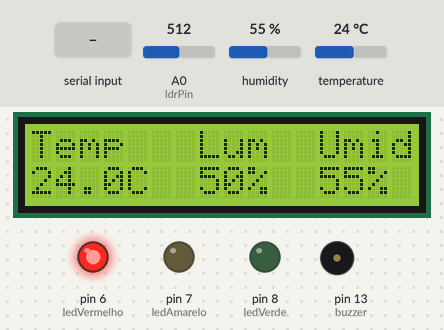
The sketch below on a simulated Arduino Uno, built with avr-gcc and run on an emulated ATmega328P. Shown: 16×2 character LCD, output pins drawn as LEDs (lit = HIGH), buzzer (waves = sounding). Inputs (shaded band) come from the test bench; at power-on: temperature 24 °C, A0 (ldrPin) = 512, humidity 55 %. The local clock reads 2024-03-15 10:24:30 at power-on unless the sketch sets it; EEPROM starts erased; what the sketch prints to the serial monitor is not drawn.

Above: at 13.8 s.
13.9 s: "QUENTE\n" received over Serial
23.9 s: temperature set to 16.8 °C
At 29.8 s:
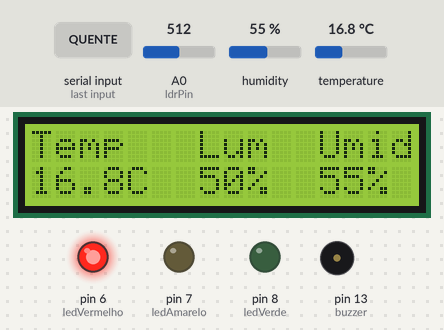
43.7 s: temperature set to 15.4 °C
At 59.2 s:
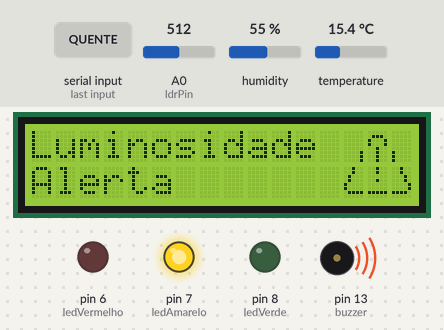
64.4 s: A0 (ldrPin) set to 424
At 73.5 s:
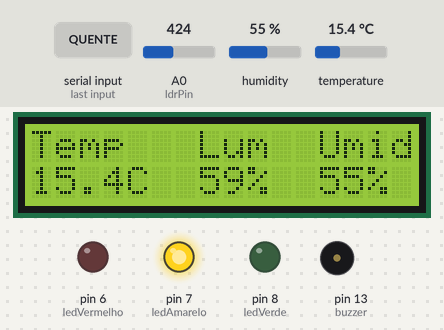
80.0 s: A0 (ldrPin) set to 400
At 88.2 s:
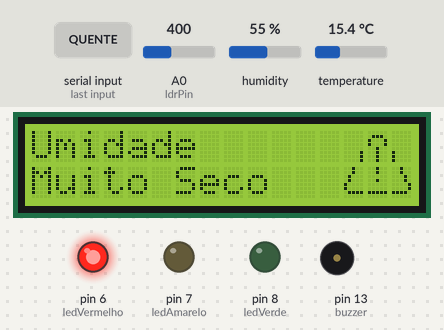
Timing chart, 0 to 97.7 s (numbered marks = the images above; inputs shaded):
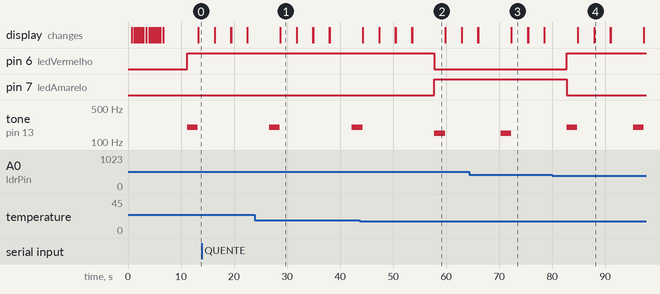

The sketch:

sketch.ino
```cpp
// Bibliotecas necessárias
#include <LiquidCrystal_I2C.h> // Controle do display LCD com interface I2C
#include "DHT.h"               // Sensor de temperatura e umidade
#include <RTClib.h>            // Relógio de tempo real (RTC)
#include <EEPROM.h>            // Memória EEPROM

// --- Configurações gerais ---
#define LOG_OPTION 1
#define SERIAL_OPTION 1
#define UTC_OFFSET -3          // Fuso horário (-3 para Brasília)

#define DHTPIN 2               // Pino onde o DHT22 está conectado
#define DHTTYPE DHT22          // Tipo do sensor DHT
DHT dht(DHTPIN, DHTTYPE);      // Instancia o sensor

const int ldrPin = A0;         // Pino do LDR (sensor de luz)

// Inicializa o display LCD 16x2 no endereço I2C 0x27
LiquidCrystal_I2C lcd(0x27, 16, 2);
RTC_DS1307 RTC;                // Relógio de tempo real

// --- LEDs, buzzer e botões ---
const int ledVerde = 8;
const int ledAmarelo = 7;
const int ledVermelho = 6;
const int buzzer = 13;

// --- Variáveis para EEPROM e configuração ---
int endereco = 5; // Endereço atual de gravação na EEPROM
const int numMedicoes = 10;           // Número de amostras para média
int tempoEntreRegistros = 10000;      // Intervalo entre registros em milissegundos
int menu = 0; // Menu inicial

// --- Caracteres personalizados (animações e alerta) ---
// (Cada conjunto define um frame de animação no LCD)

// --- Quadro 1 da animação ---
byte image17a[8] = {B01100, B01000, B10000, B00000, B00000, B00000, B00000, B00000};
byte image01a[8] = {B00000, B00000, B00001, B00010, B00010, B00100, B00100, B00100};
byte image02a[8] = {B00111, B11000, B00100, B00010, B00001, B00010, B00100, B00000};
byte image03a[8] = {B00000, B11000, B00100, B00010, B00010, B00001, B00000, B00000};
byte image04a[8] = {B00000, B00000, B00000, B00000, B00000, B00000, B10000, B01000};
byte image20a[8] = {B11000, B01000, B10000, B00000, B00000, B00000, B00000, B00000};
byte image19a[8] = {B10101, B01010, B00000, B01111, B11000, B10000, B00000, B00000};
byte image18a[8] = {B00100, B00011, B00000, B00000, B00000, B00001, B00001, B00001};

// --- Quadro 2 da animação ---
byte image17b[8] = {B01100, B01000, B10000, B00000, B00000, B00000, B00000, B00000};
byte image01b[8] = {B00000, B00000, B00001, B00010, B00010, B00100, B00100, B00100};
byte image02b[8] = {B00111, B11000, B00000, B01110, B10101, B01110, B00000, B00000};
byte image03b[8] = {B00000, B11000, B00100, B00010, B00010, B00001, B00000, B00000};
byte image04b[8] = {B00100, B00100, B00100, B00000, B00100, B00000, B10000, B01000};
byte image20b[8] = {B11000, B01000, B10000, B00000, B00000, B00000, B00000, B00000};
byte image19b[8] = {B10101, B01010, B00000, B01111, B11000, B10000, B00000, B00000};
byte image18b[8] = {B00100, B00011, B00000, B00000, B00000, B00001, B00001, B00001};

// Símbolo Alerta
byte image31[8] = {B00100, B00100, B00000, B00100, B00000, B00000, B11111, B00000};
byte image30[8] = {B00100, B00100, B01000, B01000, B10000, B10000, B01111, B00000};
byte image32[8] = {B00100, B00100, B00010, B00010, B00001, B00001, B11110, B00000};
byte image14[8] = {B00000, B00000, B00000, B00000, B00000, B00001, B00001, B00001};
byte image16[8] = {B00000, B00000, B00000, B00000, B00000, B10000, B10000, B10000};
byte image15[8] = {B00000, B01110, B10001, B10001, B00100, B00100, B00100, B00100};

// Função que ícone de alerta no LCD
void alertImage() {
  lcd.createChar(0, image31);
  lcd.createChar(1, image30);
  lcd.createChar(2, image32);
  lcd.createChar(3, image14);
  lcd.createChar(4, image16);
  lcd.createChar(5, image15);

  lcd.setCursor(14, 1);
  lcd.write(byte(0));
  lcd.setCursor(13, 1);
  lcd.write(byte(1));
  lcd.setCursor(15, 1);
  lcd.write(byte(2));
  lcd.setCursor(13, 0);
  lcd.write(byte(3));
  lcd.setCursor(15, 0);
  lcd.write(byte(4));
  lcd.setCursor(14, 0);
  lcd.write(byte(5));
}

// --- Função para exibir o quadro atual ---
void desenhaLogoFrame(byte* f0, byte* f1, byte* f2, byte* f3, byte* f4, byte* f5, byte* f6, byte* f7) {
  lcd.createChar(0, f0);
  lcd.createChar(1, f1);
  lcd.createChar(2, f2);
  lcd.createChar(3, f3);
  lcd.createChar(4, f4);
  lcd.createChar(5, f5);
  lcd.createChar(6, f6);
  lcd.createChar(7, f7);

  lcd.setCursor(0, 1); lcd.write(byte(0));
  lcd.setCursor(0, 0); lcd.write(byte(1));
  lcd.setCursor(1, 0); lcd.write(byte(2));
  lcd.setCursor(2, 0); lcd.write(byte(3));
  lcd.setCursor(3, 0); lcd.write(byte(4));
  lcd.setCursor(3, 1); lcd.write(byte(5));
  lcd.setCursor(2, 1); lcd.write(byte(6));
  lcd.setCursor(1, 1); lcd.write(byte(7));
}

unsigned long ultimoLog = 0; // Guarda o tempo da última gravação

// Exibe os registros gravados na EEPROM via Serial
void historicoDados() {
  Serial.println("================= Histórico de Dados ===================");
  for (int address = 3; address < endereco; address += 7) {
    // Exemplo de leitura dos primeiros 6 bytes
    unsigned long timestamp;
    EEPROM.get(address, timestamp);
    // Lê od dados dos sensores
    byte tempLida = EEPROM.read(address + 4);
    byte umidLida = EEPROM.read(address + 5);
    byte luzLida = EEPROM.read(address + 6);

    DateTime dt(timestamp); // Converte timestamp para data/hora

    // Imprime no formato dd/mm/yyyy hh:mm:ss
    Serial.print(dt.day());
    Serial.print("/");
    Serial.print(dt.month());
    Serial.print("/");
    Serial.print(dt.year());
    Serial.print(" ");
    Serial.print(dt.hour() < 10 ? "0" : ""); // Adiciona zero à esquerda se hora for menor que 10
    Serial.print(dt.hour());
    Serial.print(":");
    Serial.print(dt.minute() < 10 ? "0" : ""); // Adiciona zero à esquerda se minuto for menor que 10
    Serial.print(dt.minute());
    Serial.print(":");
    Serial.print(dt.second() < 10 ? "0" : ""); // Adiciona zero à esquerda se segundo for menor que 10
    Serial.print(dt.second());
    Serial.print(" | ");

    Serial.print("Temperatura: ");
    Serial.print(tempLida);
    Serial.print(" C | ");

    Serial.print("Umidade: ");
    Serial.print(umidLida);
    Serial.print("% | ");

    Serial.print("Luz: ");
    Serial.print(luzLida);
    Serial.println("%");
  }

  Serial.print("\n");
}

// Exibe mensagem de alerta no LCD
void exibeAlerta(String linha1, String linha2) {
  lcd.clear();
  lcd.setCursor(0, 0);
  lcd.print(linha1);
  lcd.setCursor(0, 1);
  lcd.print(linha2);
  alertImage();
  delay(3000);
}

// ----- Setup -----
void setup() {
  pinMode(ledVerde, OUTPUT);
  pinMode(ledAmarelo, OUTPUT);
  pinMode(ledVermelho, OUTPUT);
  pinMode(buzzer, OUTPUT);

  lcd.init();   // Inicialização do LCD
  lcd.clear();
  lcd.backlight();  // Ligando o backlight do LCD

  // --- Mostrar quadro 1 ---
  desenhaLogoFrame(image17a, image01a, image02a, image03a, image04a, image20a, image19a, image18a);
  delay(500);

  // --- Mostrar quadro 2 ---
  desenhaLogoFrame(image17b, image01b, image02b, image03b, image04b, image20b, image19b, image18b);
  delay(500);

  // Mensagem ao lado do desenho
  lcd.setCursor(5, 0);
  lcd.print("D");
  delay(200);
  lcd.print("e");
  delay(200);
  lcd.print("v");
  delay(200);
  lcd.print("Z");
  delay(200);
  lcd.print("i");
  delay(200);
  lcd.print("l");
  delay(200);
  lcd.print("l");
  delay(200);
  lcd.print("a");
  delay(200);

  // --- Mostrar quadro 1 ---
  desenhaLogoFrame(image17a, image01a, image02a, image03a, image04a, image20a, image19a, image18a);
  delay(500);

  // --- Mostrar quadro 2 ---
  desenhaLogoFrame(image17b, image01b, image02b, image03b, image04b, image20b, image19b, image18b);
  delay(500);

  lcd.setCursor(5, 1);
  lcd.print("B");
  delay(200);
  lcd.print("e");
  delay(200);
  lcd.print("m");
  delay(200);
  lcd.print("-");
  delay(200);
  lcd.print("V");
  delay(200);
  lcd.print("i");
  delay(200);
  lcd.print("n");
  delay(200);
  lcd.print("d");
  delay(200);
  lcd.print("o");
  delay(200);
  lcd.print("!");
  delay(200);

  // --- Mostrar quadro 1 ---
  desenhaLogoFrame(image17a, image01a, image02a, image03a, image04a, image20a, image19a, image18a);
  delay(500);

  // --- Mostrar quadro 2 ---
  desenhaLogoFrame(image17b, image01b, image02b, image03b, image04b, image20b, image19b, image18b);
  delay(500);

  // Inicializa Serial, sensor DHT, RTC
  Serial.begin(9600);
  dht.begin();
  RTC.begin();
  RTC.adjust(DateTime(F(__DATE__), F(__TIME__)));

  // Recupera configurações da EEPROM
  EEPROM.get(0, endereco);
  EEPROM.get(1, tempoEntreRegistros);

  // Validação dos valores
  if (endereco < 5 || endereco >= EEPROM.length() - 7) {
    endereco = 5;
  }
  if (tempoEntreRegistros = 0) {
    tempoEntreRegistros = 10000;
  }

  // Exibe menu inicial no Serial
  Serial.println("============ Menu ============");
  Serial.print("[0] Menu - [1] Registros - [2] - Histórico - [3] - Configurar o tempo");
  Serial.print("\n");
  Serial.print("\n");

  delay(3000);
}


// --- Loop principal ---
void loop() {
  DateTime now = RTC.now();

  // Calculando o deslocamento do fuso horário
  int offsetSeconds = UTC_OFFSET * 3600; // Convertendo horas para segundos
  now = now.unixtime() + offsetSeconds; // Adicionando o deslocamento ao tempo atual

  int somaLDR = 0;
  float somaTemp = 0;
  float somaUmi = 0;

  // Faz médias de 10 leituras
  for (int i = 0; i < numMedicoes; i++) {
    somaLDR += analogRead(ldrPin);
    somaTemp += dht.readTemperature();
    somaUmi += dht.readHumidity();
    delay(100);
  }

  // Calcula médias
  int mediaLDR = somaLDR / numMedicoes;
  float temp = somaTemp / numMedicoes;
  float umid = somaUmi / numMedicoes;
  int luzPercent = map(mediaLDR, 8, 1015, 100, 0);

  // Status de cada variável
  String statusTemp = (temp >= 10 && temp <= 16) ? "OK" : (temp < 10 ? "FRIO" : "QUENTE");
  String statusUmi = (umid >= 60 && umid <= 80) ? "OK" : (umid < 60 ? "SECA" : "UMIDA");
  String statusLuz = (luzPercent <= 40) ? "OK" : (luzPercent <= 60 ? "ALERTA" : "CRITICO");

  // Lógica de alerta geral
  digitalWrite(ledVerde, LOW);
  digitalWrite(ledAmarelo, LOW);
  digitalWrite(ledVermelho, LOW);
  noTone(buzzer);

  // Liga LED/buzzer conforme status
  if (statusTemp != "OK" || statusUmi != "OK" || statusLuz != "OK") {
    if (statusTemp == "QUENTE" || statusUmi == "UMIDA" || statusLuz == "CRITICO") {
      digitalWrite(ledVermelho, HIGH);
      tone(buzzer, 200);
    } else {
      digitalWrite(ledAmarelo, HIGH);
      tone(buzzer, 150);
    }
    delay(2000);
    noTone(buzzer);
  } else {
    digitalWrite(ledVerde, HIGH);
  }

  // Exibir dados no LCD
  lcd.clear();
  lcd.setCursor(0, 0);
  lcd.print("Temp   Lum  Umid");
  lcd.setCursor(0, 1);
  lcd.print(temp, 1);
  lcd.print("C");
  lcd.print("  ");
  lcd.setCursor(7, 1);
  lcd.print(luzPercent);
  lcd.print("%  ");
  lcd.setCursor(12, 1);
  lcd.print(umid, 0);
  lcd.print("%");

  // Se menu == 1, mostra também no Serial
  if (menu == 1) {
    Serial.print(now.day());
    Serial.print("/");
    Serial.print(now.month());
    Serial.print("/");
    Serial.print(now.year());
    Serial.print(" ");
    Serial.print(now.hour() < 10 ? "0" : ""); // Adiciona zero à esquerda se hora for menor que 10
    Serial.print(now.hour());
    Serial.print(":");
    Serial.print(now.minute() < 10 ? "0" : ""); // Adiciona zero à esquerda se minuto for menor que 10
    Serial.print(now.minute());
    Serial.print(":");
    Serial.print(now.second() < 10 ? "0" : ""); // Adiciona zero à esquerda se segundo for menor que 10
    Serial.print(now.second());
    Serial.print(" | ");

    Serial.print("Temperatura: ");
    Serial.print(temp);
    Serial.print(" C | ");

    Serial.print("Umidade: ");
    Serial.print(umid);
    Serial.print("% | ");

    Serial.print("Luz: ");
    Serial.print(luzPercent);
    Serial.println("%");
  }

  delay(3000);

  // Leitura do Serial (controle do menu)
  if (Serial.available() > 0 && menu != 3) {
    String input = Serial.readStringUntil('\n');
    input.trim();

    if (input == "1") {
      menu = 1;
    } else if (input == "2") {
      menu = 2;
    } else if (input == "3") {
      menu = 3;
    } else if (input == "0") {
      menu = 0;
    } else {
      for (int i = 0; i < 20; i++) {
        Serial.println();
      }
      Serial.println("Número inválido.");
    }
  }

  // Exibe histórico
  else if (menu == 2) {
    for (int i = 0; i < 20; i++) {
      Serial.println();
    }

    historicoDados();
  }
  // Exibe menu
  else if (menu == 0) {
    for (int i = 0; i < 20; i++) {
      Serial.println();
    }

    Serial.println("============ Menu ============");
    Serial.print("[0] Menu - [1] Registros - [2] - Histórico - [3] - Configurar o tempo");
    Serial.print("\n");
    Serial.print("\n");
  }
  // Configura tempo entre registros
  else if (menu == 3) {
      for (int i = 0; i < 20; i++) {
        Serial.println();
      }

      Serial.println("========== Configuração de Tempo ==========");
      Serial.println("Digite o tempo entre os registros dos dados na memória (em segundos): ");

      String input = Serial.readStringUntil('\n');
      input.trim();

      if (input != "") {
        tempoEntreRegistros = input.toInt() * 1000;
        Serial.print("Tempo entre registros alterado para: ");
        Serial.print(tempoEntreRegistros);
        Serial.println(" milisegundos.");
        menu = 0;
        EEPROM.put(1, tempoEntreRegistros);
      }
  }

  bool foraDosLimites = statusTemp != "OK" || statusUmi != "OK" || statusLuz != "OK";

  // Exibe no LCD caso os status estejam fora dos padroões
  if (statusTemp == "QUENTE") { exibeAlerta("Temperatura", "Muito Quente"); }
  if (statusTemp == "FRIO") { exibeAlerta("Temperatura", "Muito Frio"); }
  if (statusUmi == "UMIDA") { exibeAlerta("Umidade", "Muito Umido"); }
  if (statusUmi == "SECA") { exibeAlerta("Umidade", "Muito Seco"); }
  if (statusLuz == "ALERTA") { exibeAlerta("Luminosidade", "Alerta"); }
  if (statusLuz == "CRITICO") { exibeAlerta("Luminosidade", "Critico"); }

  // Verifica se passou 60 segundos desde a última gravação
  if (millis() - ultimoLog >= tempoEntreRegistros) {
    if (foraDosLimites) {
      // Verifica se cabe os 6 bytes antes de gravar
      if (endereco > EEPROM.length() - 7) {
        endereco = 0; // volta pro começo (circular)
      }

      int intTemp = (int)(temp);
      int intUmid = (int)(umid);
      int intLuz = (int)luzPercent;

      EEPROM.put(endereco, now.unixtime());
      EEPROM.write(endereco + 4, intTemp);
      EEPROM.write(endereco + 5, intUmid);
      EEPROM.write(endereco + 6, intLuz);

      EEPROM.put(0, endereco);

      if (menu == 1) {
        Serial.println("Último registro gravado na memória.");
      }

      endereco += 7;
    }

    // Atualiza o tempo da última gravação (independente de gravar ou não)
    ultimoLog = millis();
  }

  // Leitura do Serial (controle do menu)
  if (Serial.available() > 0 && menu != 3) {
    String input = Serial.readStringUntil('\n');
    input.trim();

    if (input == "1") {
      menu = 1;
    } else if (input == "2") {
      menu = 2;
    } else if (input == "3") {
      menu = 3;
    } else if (input == "0") {
      menu = 0;
    } else {
      for (int i = 0; i < 20; i++) {
        Serial.println();
      }
      Serial.println("Número inválido.");
    }
  }

  // Exibe histórico
  else if (menu == 2) {
    for (int i = 0; i < 20; i++) {
      Serial.println();
    }

    historicoDados();
  }
  // Exibe menu
  else if (menu == 0) {
    for (int i = 0; i < 20; i++) {
      Serial.println();
    }

    Serial.println("============ Menu ============");
    Serial.print("[0] Menu - [1] Registros - [2] - Histórico - [3] - Configurar o tempo");
    Serial.print("\n");
    Serial.print("\n");
  }
  // Configura tempo entre registros
  else if (menu == 3) {
      for (int i = 0; i < 20; i++) {
        Serial.println();
      }

      Serial.println("========== Configuração de Tempo ==========");
      Serial.println("Digite o tempo entre os registros dos dados na memória (em segundos): ");

      String input = Serial.readStringUntil('\n');
      input.trim();

      if (input != "") {
        tempoEntreRegistros = input.toInt() * 1000;
        Serial.print("Tempo entre registros alterado para: ");
        Serial.print(tempoEntreRegistros);
        Serial.println(" milisegundos.");
        menu = 0;
        EEPROM.put(1, tempoEntreRegistros);
      }
  }

  delay(100);
}
```

Measured:
- the behaviour switches between 16.1 and 16 °C on temperature (found by bisection; images 1 and 2)
- the behaviour switches between 411 and 410 on A0 (ldrPin) (found by bisection; images 3 and 4)
- after the input at 43.7 s, pin 6 (ledVermelho): HIGH → LOW after 14.1 s; pin 7 (ledAmarelo): LOW → HIGH after 14.1 s
- after the input at 80.0 s, pin 6 (ledVermelho): LOW → HIGH after 2.8 s; pin 7 (ledAmarelo): HIGH → LOW after 2.8 s
- what the display in image 1 shows lasts 3.1 s, from 28.7 s to 31.8 s
- what the display in image 2 shows lasts 6.2 s, from 53.6 s to 59.8 s
